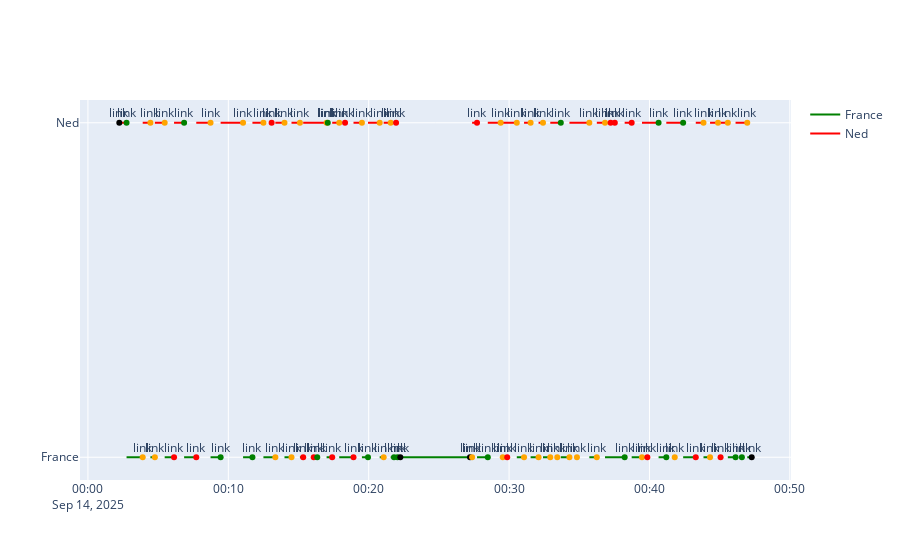

Here is the notebook cell this chart was saved with:
### Code cell


### Figure 1 — Plotly figure (JSON) as saved in the notebook; plotly's stock layout.template omitted (floating-point values rounded to 4 significant figures)
{"data": [{"marker": {"color": "green"}, "mode": "lines", "name": "France", "type": "scatter", "x": ["2025-09-14T00:02:45", "2025-09-14T00:03:54", null, "2025-09-14T00:04:27", "2025-09-14T00:04:46", null, "2025-09-14T00:05:28", "2025-09-14T00:06:08", null, "2025-09-14T00:06:51", "2025-09-14T00:07:43", null, "2025-09-14T00:08:44", "2025-09-14T00:09:27", null, "2025-09-14T00:11:03", "2025-09-14T00:11:43", null, "2025-09-14T00:12:30", "2025-09-14T00:13:05", "2025-09-14T00:13:21", null, "2025-09-14T00:14:00", "2025-09-14T00:14:30", null, "2025-09-14T00:15:06", "2025-09-14T00:15:20", null, "2025-09-14T00:17:00", "2025-09-14T00:17:05", "2025-09-14T00:17:24", null, "2025-09-14T00:17:54", "2025-09-14T00:18:19", "2025-09-14T00:18:55", null, "2025-09-14T00:19:31", "2025-09-14T00:19:57", null, "2025-09-14T00:20:47", "2025-09-14T00:21:04", null, "2025-09-14T00:21:34", "2025-09-14T00:21:48", "2025-09-14T00:21:57", "2025-09-14T00:22:03", "2025-09-14T00:22:15", "2025-09-14T00:27:13", "2025-09-14T00:27:22", null, "2025-09-14T00:27:43", "2025-09-14T00:28:29", null, "2025-09-14T00:29:24", "2025-09-14T00:29:33", null, "2025-09-14T00:30:33", "2025-09-14T00:31:04", null, "2025-09-14T00:31:32", "2025-09-14T00:32:06", null, "2025-09-14T00:32:25", "2025-09-14T00:32:56", null, "2025-09-14T00:33:41", "2025-09-14T00:34:18", null, "2025-09-14T00:35:43", "2025-09-14T00:36:15", null, "2025-09-14T00:36:50", "2025-09-14T00:37:14", "2025-09-14T00:37:32", "2025-09-14T00:38:14", null, "2025-09-14T00:38:44", "2025-09-14T00:39:28", null, "2025-09-14T00:40:39", "2025-09-14T00:41:12", null, "2025-09-14T00:42:24", "2025-09-14T00:43:18", null, "2025-09-14T00:43:51", "2025-09-14T00:44:19", null, "2025-09-14T00:44:53", "2025-09-14T00:45:04", null, "2025-09-14T00:45:35", "2025-09-14T00:46:08", null, "2025-09-14T00:46:58", "2025-09-14T00:47:17"], "y": ["France", "France", null, "France", "France", null, "France", "France", null, "France", "France", null, "France", "France", null, "France", "France", null, "France", "France", "France", null, "France", "France", null, "France", "France", null, "France", "France", "France", null, "France", "France", "France", null, "France", "France", null, "France", "France", null, "France", "France", "France", "France", "France", "France", "France", null, "France", "France", null, "France", "France", null, "France", "France", null, "France", "France", null, "France", "France", null, "France", "France", null, "France", "France", null, "France", "France", "France", "France", null, "France", "France", null, "France", "France", null, "France", "France", null, "France", "France", null, "France", "France", null, "France", "France", null, "France", "France"]}, {"marker": {"color": "red"}, "mode": "lines", "name": "Ned", "type": "scatter", "x": ["2025-09-14T00:02:14", "2025-09-14T00:02:45", null, "2025-09-14T00:03:54", "2025-09-14T00:04:27", null, "2025-09-14T00:04:46", "2025-09-14T00:05:28", null, "2025-09-14T00:06:08", "2025-09-14T00:06:51", null, "2025-09-14T00:07:43", "2025-09-14T00:08:44", null, "2025-09-14T00:09:27", "2025-09-14T00:11:03", null, "2025-09-14T00:11:43", "2025-09-14T00:12:30", null, "2025-09-14T00:13:21", "2025-09-14T00:14:00", null, "2025-09-14T00:14:30", "2025-09-14T00:15:06", null, "2025-09-14T00:15:20", "2025-09-14T00:16:05", "2025-09-14T00:16:20", "2025-09-14T00:17:00", null, "2025-09-14T00:17:24", "2025-09-14T00:17:54", null, "2025-09-14T00:18:55", "2025-09-14T00:19:31", null, "2025-09-14T00:19:57", "2025-09-14T00:20:47", null, "2025-09-14T00:21:04", "2025-09-14T00:21:34", null, "2025-09-14T00:27:22", "2025-09-14T00:27:43", null, "2025-09-14T00:28:29", "2025-09-14T00:29:24", null, "2025-09-14T00:29:33", "2025-09-14T00:29:52", "2025-09-14T00:30:33", null, "2025-09-14T00:31:04", "2025-09-14T00:31:32", null, "2025-09-14T00:32:06", "2025-09-14T00:32:25", null, "2025-09-14T00:32:56", "2025-09-14T00:33:26", "2025-09-14T00:33:41", null, "2025-09-14T00:34:18", "2025-09-14T00:34:50", "2025-09-14T00:35:43", null, "2025-09-14T00:36:15", "2025-09-14T00:36:50", null, "2025-09-14T00:38:14", "2025-09-14T00:38:44", null, "2025-09-14T00:39:28", "2025-09-14T00:39:51", "2025-09-14T00:40:39", null, "2025-09-14T00:41:12", "2025-09-14T00:41:48", "2025-09-14T00:42:24", null, "2025-09-14T00:43:18", "2025-09-14T00:43:51", null, "2025-09-14T00:44:19", "2025-09-14T00:44:53", null, "2025-09-14T00:45:04", "2025-09-14T00:45:35", null, "2025-09-14T00:46:08", "2025-09-14T00:46:35", "2025-09-14T00:46:58", null], "y": ["Ned", "Ned", null, "Ned", "Ned", null, "Ned", "Ned", null, "Ned", "Ned", null, "Ned", "Ned", null, "Ned", "Ned", null, "Ned", "Ned", null, "Ned", "Ned", null, "Ned", "Ned", null, "Ned", "Ned", "Ned", "Ned", null, "Ned", "Ned", null, "Ned", "Ned", null, "Ned", "Ned", null, "Ned", "Ned", null, "Ned", "Ned", null, "Ned", "Ned", null, "Ned", "Ned", "Ned", null, "Ned", "Ned", null, "Ned", "Ned", null, "Ned", "Ned", "Ned", null, "Ned", "Ned", "Ned", null, "Ned", "Ned", null, "Ned", "Ned", null, "Ned", "Ned", "Ned", null, "Ned", "Ned", "Ned", null, "Ned", "Ned", null, "Ned", "Ned", null, "Ned", "Ned", null, "Ned", "Ned", "Ned", null]}, {"hovertext": "Game Event-Game Start", "marker": {"color": "black"}, "mode": "markers", "showlegend": false, "type": "scatter", "x": ["2025-09-14T00:02:14"], "y": ["Ned"]}, {"hovertext": "Try-Try", "marker": {"color": "green"}, "mode": "markers", "showlegend": false, "type": "scatter", "x": ["2025-09-14T00:02:45"], "y": ["Ned"]}, {"hovertext": "Turnover-6th Touch", "marker": {"color": "orange"}, "mode": "markers", "showlegend": false, "type": "scatter", "x": ["2025-09-14T00:03:54"], "y": ["France"]}, {"hovertext": "Turnover-Ball Down", "marker": {"color": "orange"}, "mode": "markers", "showlegend": false, "type": "scatter", "x": ["2025-09-14T00:04:27"], "y": ["Ned"]}, {"hovertext": "Turnover-6th Touch", "marker": {"color": "orange"}, "mode": "markers", "showlegend": false, "type": "scatter", "x": ["2025-09-14T00:04:46"], "y": ["France"]}, {"hovertext": "Turnover-6th Touch", "marker": {"color": "orange"}, "mode": "markers", "showlegend": false, "type": "scatter", "x": ["2025-09-14T00:05:28"], "y": ["Ned"]}, {"hovertext": "Penalty-Touch and Pass", "marker": {"color": "red"}, "mode": "markers", "showlegend": false, "type": "scatter", "x": ["2025-09-14T00:06:08"], "y": ["France"]}, {"hovertext": "Try-Try", "marker": {"color": "green"}, "mode": "markers", "showlegend": false, "type": "scatter", "x": ["2025-09-14T00:06:51"], "y": ["Ned"]}, {"hovertext": "Penalty-Forward Pass", "marker": {"color": "red"}, "mode": "markers", "showlegend": false, "type": "scatter", "x": ["2025-09-14T00:07:43"], "y": ["France"]}, {"hovertext": "Turnover-Ball Down", "marker": {"color": "orange"}, "mode": "markers", "showlegend": false, "type": "scatter", "x": ["2025-09-14T00:08:44"], "y": ["Ned"]}, {"hovertext": "Try-Try", "marker": {"color": "green"}, "mode": "markers", "showlegend": false, "type": "scatter", "x": ["2025-09-14T00:09:27"], "y": ["France"]}, {"hovertext": "Turnover-Ball Down", "marker": {"color": "orange"}, "mode": "markers", "showlegend": false, "type": "scatter", "x": ["2025-09-14T00:11:03"], "y": ["Ned"]}, {"hovertext": "Try-Try", "marker": {"color": "green"}, "mode": "markers", "showlegend": false, "type": "scatter", "x": ["2025-09-14T00:11:43"], "y": ["France"]}, {"hovertext": "Turnover-Ball Down", "marker": {"color": "orange"}, "mode": "markers", "showlegend": false, "type": "scatter", "x": ["2025-09-14T00:12:30"], "y": ["Ned"]}, {"hovertext": "Penalty-Offside", "marker": {"color": "red"}, "mode": "markers", "showlegend": false, "type": "scatter", "x": ["2025-09-14T00:13:05"], "y": ["Ned"]}, {"hovertext": "Turnover-Ball Down", "marker": {"color": "orange"}, "mode": "markers", "showlegend": false, "type": "scatter", "x": ["2025-09-14T00:13:21"], "y": ["France"]}, {"hovertext": "Turnover-6th Touch", "marker": {"color": "orange"}, "mode": "markers", "showlegend": false, "type": "scatter", "x": ["2025-09-14T00:14:00"], "y": ["Ned"]}, {"hovertext": "Turnover-Dummy Touch", "marker": {"color": "orange"}, "mode": "markers", "showlegend": false, "type": "scatter", "x": ["2025-09-14T00:14:30"], "y": ["France"]}, {"hovertext": "Turnover-6th Touch", "marker": {"color": "orange"}, "mode": "markers", "showlegend": false, "type": "scatter", "x": ["2025-09-14T00:15:06"], "y": ["Ned"]}, {"hovertext": "Penalty-Forward Pass", "marker": {"color": "red"}, "mode": "markers", "showlegend": false, "type": "scatter", "x": ["2025-09-14T00:15:20"], "y": ["France"]}, {"hovertext": "Penalty-Offside", "marker": {"color": "red"}, "mode": "markers", "showlegend": false, "type": "scatter", "x": ["2025-09-14T00:16:05"], "y": ["France"]}, {"hovertext": "To Review-Bad Roll", "marker": {"color": "green"}, "mode": "markers", "showlegend": false, "type": "scatter", "x": ["2025-09-14T00:16:20"], "y": ["France"]}, {"hovertext": "Turnover-Interception", "marker": {"color": "orange"}, "mode": "markers", "showlegend": false, "type": "scatter", "x": ["2025-09-14T00:17:00"], "y": ["Ned"]}, {"hovertext": "To Review-Bad Roll", "marker": {"color": "green"}, "mode": "markers", "showlegend": false, "type": "scatter", "x": ["2025-09-14T00:17:05"], "y": ["Ned"]}, {"hovertext": "Penalty-Delay of Play", "marker": {"color": "red"}, "mode": "markers", "showlegend": false, "type": "scatter", "x": ["2025-09-14T00:17:24"], "y": ["France"]}, {"hovertext": "Turnover-6th Touch", "marker": {"color": "orange"}, "mode": "markers", "showlegend": false, "type": "scatter", "x": ["2025-09-14T00:17:54"], "y": ["Ned"]}, {"hovertext": "Penalty-Hard Touch", "marker": {"color": "red"}, "mode": "markers", "showlegend": false, "type": "scatter", "x": ["2025-09-14T00:18:19"], "y": ["Ned"]}, {"hovertext": "Penalty-Forward Pass", "marker": {"color": "red"}, "mode": "markers", "showlegend": false, "type": "scatter", "x": ["2025-09-14T00:18:55"], "y": ["France"]}, {"hovertext": "Turnover-Ball Down", "marker": {"color": "orange"}, "mode": "markers", "showlegend": false, "type": "scatter", "x": ["2025-09-14T00:19:31"], "y": ["Ned"]}, {"hovertext": "Try-Try", "marker": {"color": "green"}, "mode": "markers", "showlegend": false, "type": "scatter", "x": ["2025-09-14T00:19:57"], "y": ["France"]}, {"hovertext": "Turnover-6th Touch", "marker": {"color": "orange"}, "mode": "markers", "showlegend": false, "type": "scatter", "x": ["2025-09-14T00:20:47"], "y": ["Ned"]}, {"hovertext": "Turnover-Ball Down", "marker": {"color": "orange"}, "mode": "markers", "showlegend": false, "type": "scatter", "x": ["2025-09-14T00:21:04"], "y": ["France"]}, {"hovertext": "Turnover-Ball Down", "marker": {"color": "orange"}, "mode": "markers", "showlegend": false, "type": "scatter", "x": ["2025-09-14T00:21:34"], "y": ["Ned"]}, {"hovertext": "To Review-In The Ruck", "marker": {"color": "green"}, "mode": "markers", "showlegend": false, "type": "scatter", "x": ["2025-09-14T00:21:48"], "y": ["France"]}, {"hovertext": "Penalty-Offside", "marker": {"color": "red"}, "mode": "markers", "showlegend": false, "type": "scatter", "x": ["2025-09-14T00:21:57"], "y": ["Ned"]}, {"hovertext": "To Review-Other", "marker": {"color": "green"}, "mode": "markers", "showlegend": false, "type": "scatter", "x": ["2025-09-14T00:22:03"], "y": ["France"]}, {"hovertext": "Game Event-Game End", "marker": {"color": "black"}, "mode": "markers", "showlegend": false, "type": "scatter", "x": ["2025-09-14T00:22:15"], "y": ["France"]}, {"hovertext": "Game Event-Game Start", "marker": {"color": "black"}, "mode": "markers", "showlegend": false, "type": "scatter", "x": ["2025-09-14T00:27:13"], "y": ["France"]}, {"hovertext": "Turnover-Ball Down", "marker": {"color": "orange"}, "mode": "markers", "showlegend": false, "type": "scatter", "x": ["2025-09-14T00:27:22"], "y": ["France"]}, {"hovertext": "Penalty-Forward Pass", "marker": {"color": "red"}, "mode": "markers", "showlegend": false, "type": "scatter", "x": ["2025-09-14T00:27:43"], "y": ["Ned"]}, {"hovertext": "Try-Try", "marker": {"color": "green"}, "mode": "markers", "showlegend": false, "type": "scatter", "x": ["2025-09-14T00:28:29"], "y": ["France"]}, {"hovertext": "Turnover-6th Touch", "marker": {"color": "orange"}, "mode": "markers", "showlegend": false, "type": "scatter", "x": ["2025-09-14T00:29:24"], "y": ["Ned"]}, {"hovertext": "Turnover-Ball Down", "marker": {"color": "orange"}, "mode": "markers", "showlegend": false, "type": "scatter", "x": ["2025-09-14T00:29:33"], "y": ["France"]}, {"hovertext": "Penalty-In The Ruck", "marker": {"color": "red"}, "mode": "markers", "showlegend": false, "type": "scatter", "x": ["2025-09-14T00:29:52"], "y": ["France"]}, {"hovertext": "Turnover-Ball Down", "marker": {"color": "orange"}, "mode": "markers", "showlegend": false, "type": "scatter", "x": ["2025-09-14T00:30:33"], "y": ["Ned"]}, {"hovertext": "Turnover-6th Touch", "marker": {"color": "orange"}, "mode": "markers", "showlegend": false, "type": "scatter", "x": ["2025-09-14T00:31:04"], "y": ["France"]}, {"hovertext": "Turnover-6th Touch", "marker": {"color": "orange"}, "mode": "markers", "showlegend": false, "type": "scatter", "x": ["2025-09-14T00:31:32"], "y": ["Ned"]}, {"hovertext": "Turnover-6th Touch", "marker": {"color": "orange"}, "mode": "markers", "showlegend": false, "type": "scatter", "x": ["2025-09-14T00:32:06"], "y": ["France"]}, {"hovertext": "Turnover-Ball Down", "marker": {"color": "orange"}, "mode": "markers", "showlegend": false, "type": "scatter", "x": ["2025-09-14T00:32:25"], "y": ["Ned"]}, {"hovertext": "Turnover-Ball Down", "marker": {"color": "orange"}, "mode": "markers", "showlegend": false, "type": "scatter", "x": ["2025-09-14T00:32:56"], "y": ["France"]}, {"hovertext": "Turnover-6 Again", "marker": {"color": "orange"}, "mode": "markers", "showlegend": false, "type": "scatter", "x": ["2025-09-14T00:33:26"], "y": ["France"]}, {"hovertext": "Try-Try", "marker": {"color": "green"}, "mode": "markers", "showlegend": false, "type": "scatter", "x": ["2025-09-14T00:33:41"], "y": ["Ned"]}, {"hovertext": "Turnover-Ball Down", "marker": {"color": "orange"}, "mode": "markers", "showlegend": false, "type": "scatter", "x": ["2025-09-14T00:34:18"], "y": ["France"]}, {"hovertext": "Turnover-6 Again", "marker": {"color": "orange"}, "mode": "markers", "showlegend": false, "type": "scatter", "x": ["2025-09-14T00:34:50"], "y": ["France"]}, {"hovertext": "Turnover-6th Touch", "marker": {"color": "orange"}, "mode": "markers", "showlegend": false, "type": "scatter", "x": ["2025-09-14T00:35:43"], "y": ["Ned"]}, {"hovertext": "Turnover-Ball Down", "marker": {"color": "orange"}, "mode": "markers", "showlegend": false, "type": "scatter", "x": ["2025-09-14T00:36:15"], "y": ["France"]}, {"hovertext": "Turnover-Ball Down", "marker": {"color": "orange"}, "mode": "markers", "showlegend": false, "type": "scatter", "x": ["2025-09-14T00:36:50"], "y": ["Ned"]}, {"hovertext": "Penalty-Hard Touch", "marker": {"color": "red"}, "mode": "markers", "showlegend": false, "type": "scatter", "x": ["2025-09-14T00:37:14"], "y": ["Ned"]}, {"hovertext": "Penalty-Forward Pass", "marker": {"color": "red"}, "mode": "markers", "showlegend": false, "type": "scatter", "x": ["2025-09-14T00:37:32"], "y": ["Ned"]}, {"hovertext": "Try-Try", "marker": {"color": "green"}, "mode": "markers", "showlegend": false, "type": "scatter", "x": ["2025-09-14T00:38:14"], "y": ["France"]}, {"hovertext": "Penalty-Forward Pass", "marker": {"color": "red"}, "mode": "markers", "showlegend": false, "type": "scatter", "x": ["2025-09-14T00:38:44"], "y": ["Ned"]}, {"hovertext": "Turnover-Ball Down", "marker": {"color": "orange"}, "mode": "markers", "showlegend": false, "type": "scatter", "x": ["2025-09-14T00:39:28"], "y": ["France"]}, {"hovertext": "Penalty-In The Ruck", "marker": {"color": "red"}, "mode": "markers", "showlegend": false, "type": "scatter", "x": ["2025-09-14T00:39:51"], "y": ["France"]}, {"hovertext": "Try-Try", "marker": {"color": "green"}, "mode": "markers", "showlegend": false, "type": "scatter", "x": ["2025-09-14T00:40:39"], "y": ["Ned"]}, {"hovertext": "Try-Try", "marker": {"color": "green"}, "mode": "markers", "showlegend": false, "type": "scatter", "x": ["2025-09-14T00:41:12"], "y": ["France"]}, {"hovertext": "Turnover-6 Again", "marker": {"color": "orange"}, "mode": "markers", "showlegend": false, "type": "scatter", "x": ["2025-09-14T00:41:48"], "y": ["France"]}, {"hovertext": "Try-Try", "marker": {"color": "green"}, "mode": "markers", "showlegend": false, "type": "scatter", "x": ["2025-09-14T00:42:24"], "y": ["Ned"]}, {"hovertext": "Penalty-Forward Pass", "marker": {"color": "red"}, "mode": "markers", "showlegend": false, "type": "scatter", "x": ["2025-09-14T00:43:18"], "y": ["France"]}, {"hovertext": "Turnover-6th Touch", "marker": {"color": "orange"}, "mode": "markers", "showlegend": false, "type": "scatter", "x": ["2025-09-14T00:43:51"], "y": ["Ned"]}, {"hovertext": "Turnover-Ball Down", "marker": {"color": "orange"}, "mode": "markers", "showlegend": false, "type": "scatter", "x": ["2025-09-14T00:44:19"], "y": ["France"]}, {"hovertext": "Turnover-Ball Down", "marker": {"color": "orange"}, "mode": "markers", "showlegend": false, "type": "scatter", "x": ["2025-09-14T00:44:53"], "y": ["Ned"]}, {"hovertext": "Penalty-Shoulder", "marker": {"color": "red"}, "mode": "markers", "showlegend": false, "type": "scatter", "x": ["2025-09-14T00:45:04"], "y": ["France"]}, {"hovertext": "Turnover-Ball Down", "marker": {"color": "orange"}, "mode": "markers", "showlegend": false, "type": "scatter", "x": ["2025-09-14T00:45:35"], "y": ["Ned"]}, {"hovertext": "Try-Try", "marker": {"color": "green"}, "mode": "markers", "showlegend": false, "type": "scatter", "x": ["2025-09-14T00:46:08"], "y": ["France"]}, {"hovertext": "To Review-Other", "marker": {"color": "green"}, "mode": "markers", "showlegend": false, "type": "scatter", "x": ["2025-09-14T00:46:35"], "y": ["France"]}, {"hovertext": "Turnover-6th Touch", "marker": {"color": "orange"}, "mode": "markers", "showlegend": false, "type": "scatter", "x": ["2025-09-14T00:46:58"], "y": ["Ned"]}, {"hovertext": "Game Event-Game End", "marker": {"color": "black"}, "mode": "markers", "showlegend": false, "type": "scatter", "x": ["2025-09-14T00:47:17"], "y": ["France"]}], "layout": {"annotations": [{"showarrow": false, "text": "<a href='https://youtu.be/OVdyq3oRq_w?si=UqAu1x62-mD_XZPv&t=134'>link</a>", "x": "2025-09-14T00:02:14", "y": "Ned", "yshift": 10}, {"showarrow": false, "text": "<a href='https://youtu.be/OVdyq3oRq_w?si=UqAu1x62-mD_XZPv&t=165'>link</a>", "x": "2025-09-14T00:02:45", "y": "Ned", "yshift": 10}, {"showarrow": false, "text": "<a href='https://youtu.be/OVdyq3oRq_w?si=UqAu1x62-mD_XZPv&t=234'>link</a>", "x": "2025-09-14T00:03:54", "y": "France", "yshift": 10}, {"showarrow": false, "text": "<a href='https://youtu.be/OVdyq3oRq_w?si=UqAu1x62-mD_XZPv&t=267'>link</a>", "x": "2025-09-14T00:04:27", "y": "Ned", "yshift": 10}, {"showarrow": false, "text": "<a href='https://youtu.be/OVdyq3oRq_w?si=UqAu1x62-mD_XZPv&t=286'>link</a>", "x": "2025-09-14T00:04:46", "y": "France", "yshift": 10}, {"showarrow": false, "text": "<a href='https://youtu.be/OVdyq3oRq_w?si=UqAu1x62-mD_XZPv&t=328'>link</a>", "x": "2025-09-14T00:05:28", "y": "Ned", "yshift": 10}, {"showarrow": false, "text": "<a href='https://youtu.be/OVdyq3oRq_w?si=UqAu1x62-mD_XZPv&t=368'>link</a>", "x": "2025-09-14T00:06:08", "y": "France", "yshift": 10}, {"showarrow": false, "text": "<a href='https://youtu.be/OVdyq3oRq_w?si=UqAu1x62-mD_XZPv&t=411'>link</a>", "x": "2025-09-14T00:06:51", "y": "Ned", "yshift": 10}, {"showarrow": false, "text": "<a href='https://youtu.be/OVdyq3oRq_w?si=UqAu1x62-mD_XZPv&t=463'>link</a>", "x": "2025-09-14T00:07:43", "y": "France", "yshift": 10}, {"showarrow": false, "text": "<a href='https://youtu.be/OVdyq3oRq_w?si=UqAu1x62-mD_XZPv&t=524'>link</a>", "x": "2025-09-14T00:08:44", "y": "Ned", "yshift": 10}, {"showarrow": false, "text": "<a href='https://youtu.be/OVdyq3oRq_w?si=UqAu1x62-mD_XZPv&t=567'>link</a>", "x": "2025-09-14T00:09:27", "y": "France", "yshift": 10}, {"showarrow": false, "text": "<a href='https://youtu.be/OVdyq3oRq_w?si=UqAu1x62-mD_XZPv&t=663'>link</a>", "x": "2025-09-14T00:11:03", "y": "Ned", "yshift": 10}, {"showarrow": false, "text": "<a href='https://youtu.be/OVdyq3oRq_w?si=UqAu1x62-mD_XZPv&t=703'>link</a>", "x": "2025-09-14T00:11:43", "y": "France", "yshift": 10}, {"showarrow": false, "text": "<a href='https://youtu.be/OVdyq3oRq_w?si=UqAu1x62-mD_XZPv&t=750'>link</a>", "x": "2025-09-14T00:12:30", "y": "Ned", "yshift": 10}, {"showarrow": false, "text": "<a href='https://youtu.be/OVdyq3oRq_w?si=UqAu1x62-mD_XZPv&t=785'>link</a>", "x": "2025-09-14T00:13:05", "y": "Ned", "yshift": 10}, {"showarrow": false, "text": "<a href='https://youtu.be/OVdyq3oRq_w?si=UqAu1x62-mD_XZPv&t=801'>link</a>", "x": "2025-09-14T00:13:21", "y": "France", "yshift": 10}, {"showarrow": false, "text": "<a href='https://youtu.be/OVdyq3oRq_w?si=UqAu1x62-mD_XZPv&t=840'>link</a>", "x": "2025-09-14T00:14:00", "y": "Ned", "yshift": 10}, {"showarrow": false, "text": "<a href='https://youtu.be/OVdyq3oRq_w?si=UqAu1x62-mD_XZPv&t=870'>link</a>", "x": "2025-09-14T00:14:30", "y": "France", "yshift": 10}, {"showarrow": false, "text": "<a href='https://youtu.be/OVdyq3oRq_w?si=UqAu1x62-mD_XZPv&t=906'>link</a>", "x": "2025-09-14T00:15:06", "y": "Ned", "yshift": 10}, {"showarrow": false, "text": "<a href='https://youtu.be/OVdyq3oRq_w?si=UqAu1x62-mD_XZPv&t=920'>link</a>", "x": "2025-09-14T00:15:20", "y": "France", "yshift": 10}, {"showarrow": false, "text": "<a href='https://youtu.be/OVdyq3oRq_w?si=UqAu1x62-mD_XZPv&t=965'>link</a>", "x": "2025-09-14T00:16:05", "y": "France", "yshift": 10}, {"showarrow": false, "text": "<a href='https://youtu.be/OVdyq3oRq_w?si=UqAu1x62-mD_XZPv&t=980'>link</a>", "x": "2025-09-14T00:16:20", "y": "France", "yshift": 10}, {"showarrow": false, "text": "<a href='https://youtu.be/OVdyq3oRq_w?si=UqAu1x62-mD_XZPv&t=1020'>link</a>", "x": "2025-09-14T00:17:00", "y": "Ned", "yshift": 10}, {"showarrow": false, "text": "<a href='https://youtu.be/OVdyq3oRq_w?si=UqAu1x62-mD_XZPv&t=1025'>link</a>", "x": "2025-09-14T00:17:05", "y": "Ned", "yshift": 10}, {"showarrow": false, "text": "<a href='https://youtu.be/OVdyq3oRq_w?si=UqAu1x62-mD_XZPv&t=1044'>link</a>", "x": "2025-09-14T00:17:24", "y": "France", "yshift": 10}, {"showarrow": false, "text": "<a href='https://youtu.be/OVdyq3oRq_w?si=UqAu1x62-mD_XZPv&t=1074'>link</a>", "x": "2025-09-14T00:17:54", "y": "Ned", "yshift": 10}, {"showarrow": false, "text": "<a href='https://youtu.be/OVdyq3oRq_w?si=UqAu1x62-mD_XZPv&t=1099'>link</a>", "x": "2025-09-14T00:18:19", "y": "Ned", "yshift": 10}, {"showarrow": false, "text": "<a href='https://youtu.be/OVdyq3oRq_w?si=UqAu1x62-mD_XZPv&t=1135'>link</a>", "x": "2025-09-14T00:18:55", "y": "France", "yshift": 10}, {"showarrow": false, "text": "<a href='https://youtu.be/OVdyq3oRq_w?si=UqAu1x62-mD_XZPv&t=1171'>link</a>", "x": "2025-09-14T00:19:31", "y": "Ned", "yshift": 10}, {"showarrow": false, "text": "<a href='https://youtu.be/OVdyq3oRq_w?si=UqAu1x62-mD_XZPv&t=1197'>link</a>", "x": "2025-09-14T00:19:57", "y": "France", "yshift": 10}, {"showarrow": false, "text": "<a href='https://youtu.be/OVdyq3oRq_w?si=UqAu1x62-mD_XZPv&t=1247'>link</a>", "x": "2025-09-14T00:20:47", "y": "Ned", "yshift": 10}, {"showarrow": false, "text": "<a href='https://youtu.be/OVdyq3oRq_w?si=UqAu1x62-mD_XZPv&t=1264'>link</a>", "x": "2025-09-14T00:21:04", "y": "France", "yshift": 10}, {"showarrow": false, "text": "<a href='https://youtu.be/OVdyq3oRq_w?si=UqAu1x62-mD_XZPv&t=1294'>link</a>", "x": "2025-09-14T00:21:34", "y": "Ned", "yshift": 10}, {"showarrow": false, "text": "<a href='https://youtu.be/OVdyq3oRq_w?si=UqAu1x62-mD_XZPv&t=1308'>link</a>", "x": "2025-09-14T00:21:48", "y": "France", "yshift": 10}, {"showarrow": false, "text": "<a href='https://youtu.be/OVdyq3oRq_w?si=UqAu1x62-mD_XZPv&t=1317'>link</a>", "x": "2025-09-14T00:21:57", "y": "Ned", "yshift": 10}, {"showarrow": false, "text": "<a href='https://youtu.be/OVdyq3oRq_w?si=UqAu1x62-mD_XZPv&t=1323'>link</a>", "x": "2025-09-14T00:22:03", "y": "France", "yshift": 10}, {"showarrow": false, "text": "<a href='https://youtu.be/OVdyq3oRq_w?si=UqAu1x62-mD_XZPv&t=1335'>link</a>", "x": "2025-09-14T00:22:15", "y": "France", "yshift": 10}, {"showarrow": false, "text": "<a href='https://youtu.be/OVdyq3oRq_w?si=UqAu1x62-mD_XZPv&t=1633'>link</a>", "x": "2025-09-14T00:27:13", "y": "France", "yshift": 10}, {"showarrow": false, "text": "<a href='https://youtu.be/OVdyq3oRq_w?si=UqAu1x62-mD_XZPv&t=1642'>link</a>", "x": "2025-09-14T00:27:22", "y": "France", "yshift": 10}, {"showarrow": false, "text": "<a href='https://youtu.be/OVdyq3oRq_w?si=UqAu1x62-mD_XZPv&t=1663'>link</a>", "x": "2025-09-14T00:27:43", "y": "Ned", "yshift": 10}, {"showarrow": false, "text": "<a href='https://youtu.be/OVdyq3oRq_w?si=UqAu1x62-mD_XZPv&t=1709'>link</a>", "x": "2025-09-14T00:28:29", "y": "France", "yshift": 10}, {"showarrow": false, "text": "<a href='https://youtu.be/OVdyq3oRq_w?si=UqAu1x62-mD_XZPv&t=1764'>link</a>", "x": "2025-09-14T00:29:24", "y": "Ned", "yshift": 10}, {"showarrow": false, "text": "<a href='https://youtu.be/OVdyq3oRq_w?si=UqAu1x62-mD_XZPv&t=1773'>link</a>", "x": "2025-09-14T00:29:33", "y": "France", "yshift": 10}, {"showarrow": false, "text": "<a href='https://youtu.be/OVdyq3oRq_w?si=UqAu1x62-mD_XZPv&t=1792'>link</a>", "x": "2025-09-14T00:29:52", "y": "France", "yshift": 10}, {"showarrow": false, "text": "<a href='https://youtu.be/OVdyq3oRq_w?si=UqAu1x62-mD_XZPv&t=1833'>link</a>", "x": "2025-09-14T00:30:33", "y": "Ned", "yshift": 10}, {"showarrow": false, "text": "<a href='https://youtu.be/OVdyq3oRq_w?si=UqAu1x62-mD_XZPv&t=1864'>link</a>", "x": "2025-09-14T00:31:04", "y": "France", "yshift": 10}, {"showarrow": false, "text": "<a href='https://youtu.be/OVdyq3oRq_w?si=UqAu1x62-mD_XZPv&t=1892'>link</a>", "x": "2025-09-14T00:31:32", "y": "Ned", "yshift": 10}, {"showarrow": false, "text": "<a href='https://youtu.be/OVdyq3oRq_w?si=UqAu1x62-mD_XZPv&t=1926'>link</a>", "x": "2025-09-14T00:32:06", "y": "France", "yshift": 10}, {"showarrow": false, "text": "<a href='https://youtu.be/OVdyq3oRq_w?si=UqAu1x62-mD_XZPv&t=1945'>link</a>", "x": "2025-09-14T00:32:25", "y": "Ned", "yshift": 10}, {"showarrow": false, "text": "<a href='https://youtu.be/OVdyq3oRq_w?si=UqAu1x62-mD_XZPv&t=1976'>link</a>", "x": "2025-09-14T00:32:56", "y": "France", "yshift": 10}, {"showarrow": false, "text": "<a href='https://youtu.be/OVdyq3oRq_w?si=UqAu1x62-mD_XZPv&t=2006'>link</a>", "x": "2025-09-14T00:33:26", "y": "France", "yshift": 10}, {"showarrow": false, "text": "<a href='https://youtu.be/OVdyq3oRq_w?si=UqAu1x62-mD_XZPv&t=2021'>link</a>", "x": "2025-09-14T00:33:41", "y": "Ned", "yshift": 10}, {"showarrow": false, "text": "<a href='https://youtu.be/OVdyq3oRq_w?si=UqAu1x62-mD_XZPv&t=2058'>link</a>", "x": "2025-09-14T00:34:18", "y": "France", "yshift": 10}, {"showarrow": false, "text": "<a href='https://youtu.be/OVdyq3oRq_w?si=UqAu1x62-mD_XZPv&t=2090'>link</a>", "x": "2025-09-14T00:34:50", "y": "France", "yshift": 10}, {"showarrow": false, "text": "<a href='https://youtu.be/OVdyq3oRq_w?si=UqAu1x62-mD_XZPv&t=2143'>link</a>", "x": "2025-09-14T00:35:43", "y": "Ned", "yshift": 10}, {"showarrow": false, "text": "<a href='https://youtu.be/OVdyq3oRq_w?si=UqAu1x62-mD_XZPv&t=2175'>link</a>", "x": "2025-09-14T00:36:15", "y": "France", "yshift": 10}, {"showarrow": false, "text": "<a href='https://youtu.be/OVdyq3oRq_w?si=UqAu1x62-mD_XZPv&t=2210'>link</a>", "x": "2025-09-14T00:36:50", "y": "Ned", "yshift": 10}, {"showarrow": false, "text": "<a href='https://youtu.be/OVdyq3oRq_w?si=UqAu1x62-mD_XZPv&t=2234'>link</a>", "x": "2025-09-14T00:37:14", "y": "Ned", "yshift": 10}, {"showarrow": false, "text": "<a href='https://youtu.be/OVdyq3oRq_w?si=UqAu1x62-mD_XZPv&t=2252'>link</a>", "x": "2025-09-14T00:37:32", "y": "Ned", "yshift": 10}, {"showarrow": false, "text": "<a href='https://youtu.be/OVdyq3oRq_w?si=UqAu1x62-mD_XZPv&t=2294'>link</a>", "x": "2025-09-14T00:38:14", "y": "France", "yshift": 10}, {"showarrow": false, "text": "<a href='https://youtu.be/OVdyq3oRq_w?si=UqAu1x62-mD_XZPv&t=2324'>link</a>", "x": "2025-09-14T00:38:44", "y": "Ned", "yshift": 10}, {"showarrow": false, "text": "<a href='https://youtu.be/OVdyq3oRq_w?si=UqAu1x62-mD_XZPv&t=2368'>link</a>", "x": "2025-09-14T00:39:28", "y": "France", "yshift": 10}, {"showarrow": false, "text": "<a href='https://youtu.be/OVdyq3oRq_w?si=UqAu1x62-mD_XZPv&t=2391'>link</a>", "x": "2025-09-14T00:39:51", "y": "France", "yshift": 10}, {"showarrow": false, "text": "<a href='https://youtu.be/OVdyq3oRq_w?si=UqAu1x62-mD_XZPv&t=2439'>link</a>", "x": "2025-09-14T00:40:39", "y": "Ned", "yshift": 10}, {"showarrow": false, "text": "<a href='https://youtu.be/OVdyq3oRq_w?si=UqAu1x62-mD_XZPv&t=2472'>link</a>", "x": "2025-09-14T00:41:12", "y": "France", "yshift": 10}, {"showarrow": false, "text": "<a href='https://youtu.be/OVdyq3oRq_w?si=UqAu1x62-mD_XZPv&t=2508'>link</a>", "x": "2025-09-14T00:41:48", "y": "France", "yshift": 10}, {"showarrow": false, "text": "<a href='https://youtu.be/OVdyq3oRq_w?si=UqAu1x62-mD_XZPv&t=2544'>link</a>", "x": "2025-09-14T00:42:24", "y": "Ned", "yshift": 10}, {"showarrow": false, "text": "<a href='https://youtu.be/OVdyq3oRq_w?si=UqAu1x62-mD_XZPv&t=2598'>link</a>", "x": "2025-09-14T00:43:18", "y": "France", "yshift": 10}, {"showarrow": false, "text": "<a href='https://youtu.be/OVdyq3oRq_w?si=UqAu1x62-mD_XZPv&t=2631'>link</a>", "x": "2025-09-14T00:43:51", "y": "Ned", "yshift": 10}, {"showarrow": false, "text": "<a href='https://youtu.be/OVdyq3oRq_w?si=UqAu1x62-mD_XZPv&t=2659'>link</a>", "x": "2025-09-14T00:44:19", "y": "France", "yshift": 10}, {"showarrow": false, "text": "<a href='https://youtu.be/OVdyq3oRq_w?si=UqAu1x62-mD_XZPv&t=2693'>link</a>", "x": "2025-09-14T00:44:53", "y": "Ned", "yshift": 10}, {"showarrow": false, "text": "<a href='https://youtu.be/OVdyq3oRq_w?si=UqAu1x62-mD_XZPv&t=2704'>link</a>", "x": "2025-09-14T00:45:04", "y": "France", "yshift": 10}, {"showarrow": false, "text": "<a href='https://youtu.be/OVdyq3oRq_w?si=UqAu1x62-mD_XZPv&t=2735'>link</a>", "x": "2025-09-14T00:45:35", "y": "Ned", "yshift": 10}, {"showarrow": false, "text": "<a href='https://youtu.be/OVdyq3oRq_w?si=UqAu1x62-mD_XZPv&t=2768'>link</a>", "x": "2025-09-14T00:46:08", "y": "France", "yshift": 10}, {"showarrow": false, "text": "<a href='https://youtu.be/OVdyq3oRq_w?si=UqAu1x62-mD_XZPv&t=2795'>link</a>", "x": "2025-09-14T00:46:35", "y": "France", "yshift": 10}, {"showarrow": false, "text": "<a href='https://youtu.be/OVdyq3oRq_w?si=UqAu1x62-mD_XZPv&t=2818'>link</a>", "x": "2025-09-14T00:46:58", "y": "Ned", "yshift": 10}, {"showarrow": false, "text": "<a href='https://youtu.be/OVdyq3oRq_w?si=UqAu1x62-mD_XZPv&t=2837'>link</a>", "x": "2025-09-14T00:47:17", "y": "France", "yshift": 10}]}}
